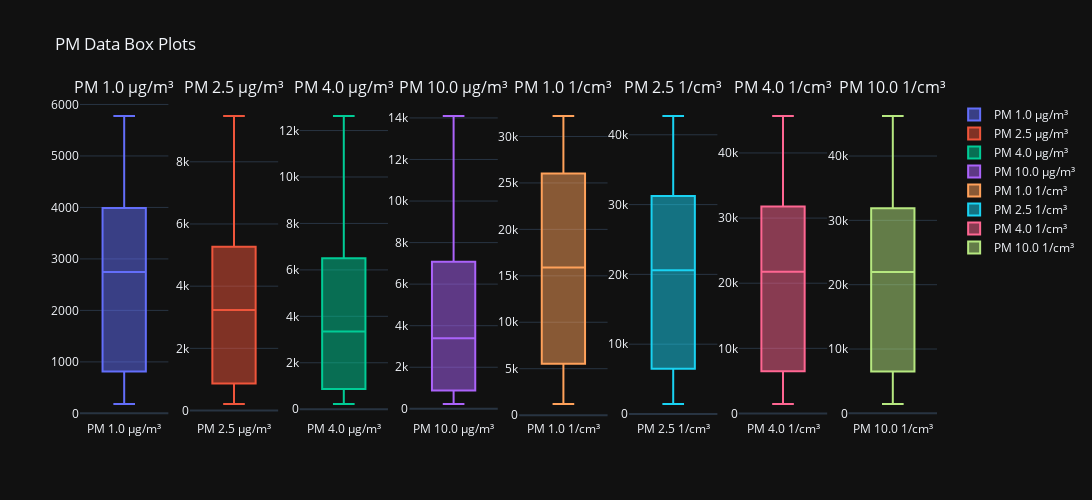

Notebook code cell kept with this figure:
### Code cell
pm_boxplots()

### Figure 1 — Plotly figure (JSON) as saved in the notebook; plotly's stock layout.template omitted (floating-point values rounded to 4 significant figures)
{"data": [{"name": "PM 1.0 µg/m³", "y": ["182", 3020, 3855, 1346, 629, 440, 287, 997, 1539, 5362, 5776, 5030, 3840, 3402, 4124, 2475], "type": "box", "xaxis": "x", "yaxis": "y"}, {"name": "PM 2.5 µg/m³", "y": ["210", 5488, 4366, 1468, 680, 486, 316, 1056, 1681, 9473, 9119, 7180, 4376, 3777, 5041, 2694], "type": "box", "xaxis": "x2", "yaxis": "y2"}, {"name": "PM 4.0 µg/m³", "y": ["224", 7392, 4606, 1506, 692, 504, 327, 1057, 1725, 12627, 11617, 8724, 4637, 3927, 5604, 2758], "type": "box", "xaxis": "x3", "yaxis": "y3"}, {"name": "PM 10.0 µg/m³", "y": ["231", 8277, 4718, 1523, 698, 513, 332, 1057, 1745, 14093, 12778, 9442, 4759, 3996, 5867, 2787], "type": "box", "xaxis": "x4", "yaxis": "y4"}, {"name": "PM 1.0 1/cm³", "y": ["1200", 15128, 25574, 9061, 4249, 2944, 1923, 6792, 10359, 27505, 32206, 29851, 25413, 22746, 26479, 16678], "type": "box", "xaxis": "x5", "yaxis": "y5"}, {"name": "PM 2.5 1/cm³", "y": ["1432", 21526, 30389, 10671, 4993, 3478, 2271, 7944, 12202, 38518, 42692, 38017, 30243, 26899, 32100, 19631], "type": "box", "xaxis": "x6", "yaxis": "y6"}, {"name": "PM 4.0 1/cm³", "y": ["1451.261597", 23780.0, 30730.0, 10730.0, 5017.0, 3506.0, 2288.0, 7960.0, 12280.0, 42260.0, 45680.0, 39880.0, 30600.0, 27120.0, 32820.0, 19740.0], "type": "box", "xaxis": "x7", "yaxis": "y7"}, {"name": "PM 10.0 1/cm³", "y": ["1455", 24191, 30785, 10745, 5021, 3510, 2291, 7962, 12289, 42940, 46220, 40223, 30668, 27163, 32945, 19761], "type": "box", "xaxis": "x8", "yaxis": "y8"}], "layout": {"xaxis": {"anchor": "y", "domain": [0.0, 0.1031]}, "yaxis": {"anchor": "x", "domain": [0.0, 1.0]}, "xaxis2": {"anchor": "y2", "domain": [0.1281, 0.2312]}, "yaxis2": {"anchor": "x2", "domain": [0.0, 1.0]}, "xaxis3": {"anchor": "y3", "domain": [0.2562, 0.3594]}, "yaxis3": {"anchor": "x3", "domain": [0.0, 1.0]}, "xaxis4": {"anchor": "y4", "domain": [0.3844, 0.4875]}, "yaxis4": {"anchor": "x4", "domain": [0.0, 1.0]}, "xaxis5": {"anchor": "y5", "domain": [0.5125, 0.6156]}, "yaxis5": {"anchor": "x5", "domain": [0.0, 1.0]}, "xaxis6": {"anchor": "y6", "domain": [0.6406, 0.7438]}, "yaxis6": {"anchor": "x6", "domain": [0.0, 1.0]}, "xaxis7": {"anchor": "y7", "domain": [0.7688, 0.8719]}, "yaxis7": {"anchor": "x7", "domain": [0.0, 1.0]}, "xaxis8": {"anchor": "y8", "domain": [0.8969, 1.0]}, "yaxis8": {"anchor": "x8", "domain": [0.0, 1.0]}, "annotations": [{"font": {"size": 16}, "showarrow": false, "text": "PM 1.0 µg/m³", "x": 0.05156, "xanchor": "center", "xref": "paper", "y": 1.0, "yanchor": "bottom", "yref": "paper"}, {"font": {"size": 16}, "showarrow": false, "text": "PM 2.5 µg/m³", "x": 0.1797, "xanchor": "center", "xref": "paper", "y": 1.0, "yanchor": "bottom", "yref": "paper"}, {"font": {"size": 16}, "showarrow": false, "text": "PM 4.0 µg/m³", "x": 0.3078, "xanchor": "center", "xref": "paper", "y": 1.0, "yanchor": "bottom", "yref": "paper"}, {"font": {"size": 16}, "showarrow": false, "text": "PM 10.0 µg/m³", "x": 0.4359, "xanchor": "center", "xref": "paper", "y": 1.0, "yanchor": "bottom", "yref": "paper"}, {"font": {"size": 16}, "showarrow": false, "text": "PM 1.0 1/cm³", "x": 0.5641, "xanchor": "center", "xref": "paper", "y": 1.0, "yanchor": "bottom", "yref": "paper"}, {"font": {"size": 16}, "showarrow": false, "text": "PM 2.5 1/cm³", "x": 0.6922, "xanchor": "center", "xref": "paper", "y": 1.0, "yanchor": "bottom", "yref": "paper"}, {"font": {"size": 16}, "showarrow": false, "text": "PM 4.0 1/cm³", "x": 0.8203, "xanchor": "center", "xref": "paper", "y": 1.0, "yanchor": "bottom", "yref": "paper"}, {"font": {"size": 16}, "showarrow": false, "text": "PM 10.0 1/cm³", "x": 0.9484, "xanchor": "center", "xref": "paper", "y": 1.0, "yanchor": "bottom", "yref": "paper"}], "title": {"text": "PM Data Box Plots"}, "height": 500, "width": 1600}}
